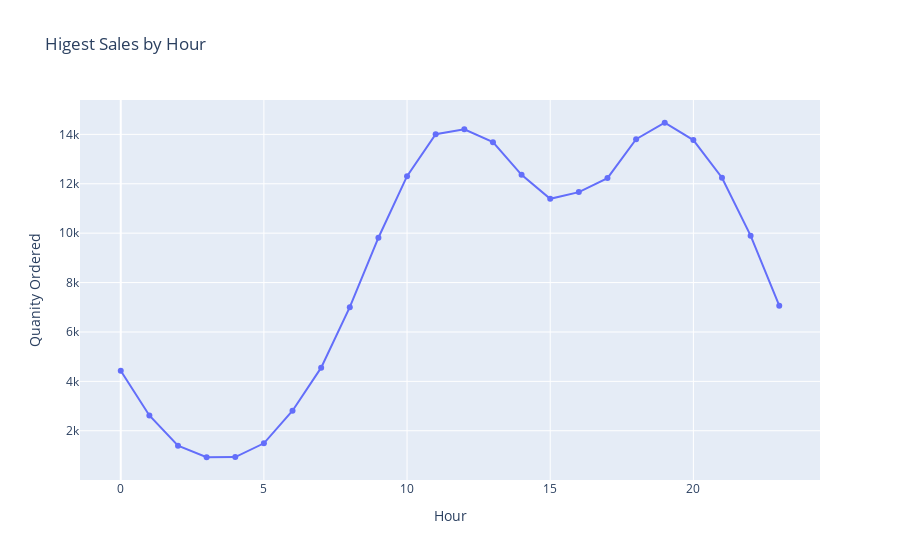

The code cell stored with this chart in its notebook:
### Code cell
fig = px.line(high_sales_hour,x='Hour',y='Quantity Ordered',title='Higest Sales by Hour',markers=True)       
fig.update_layout(xaxis_title='Hour',yaxis_title='Quanity Ordered')
fig.show()

### Figure 1 — Plotly figure (JSON) as saved in the notebook; plotly's stock layout.template omitted (floating-point values rounded to 4 significant figures)
{"data": [{"hovertemplate": "Hour=%{x}<br>Quantity Ordered=%{y}<extra></extra>", "legendgroup": "", "line": {"color": "#636efa", "dash": "solid"}, "marker": {"symbol": "circle"}, "mode": "lines+markers", "name": "", "orientation": "v", "showlegend": false, "type": "scatter", "x": [0, 1, 2, 3, 4, 5, 6, 7, 8, 9, 10, 11, 12, 13, 14, 15, 16, 17, 18, 19, 20, 21, 22, 23], "xaxis": "x", "y": [4428, 2619, 1398, 928, 937, 1493, 2810, 4556, 7002, 9816, 12308, 14005, 14202, 13685, 12362, 11391, 11662, 12229, 13802, 14470, 13768, 12244, 9899, 7065], "yaxis": "y"}], "layout": {"legend": {"tracegroupgap": 0}, "title": {"text": "Higest Sales by Hour"}, "xaxis": {"anchor": "y", "domain": [0, 1], "title": {"text": "Hour"}}, "yaxis": {"anchor": "x", "domain": [0, 1], "title": {"text": "Quanity Ordered"}}}}
